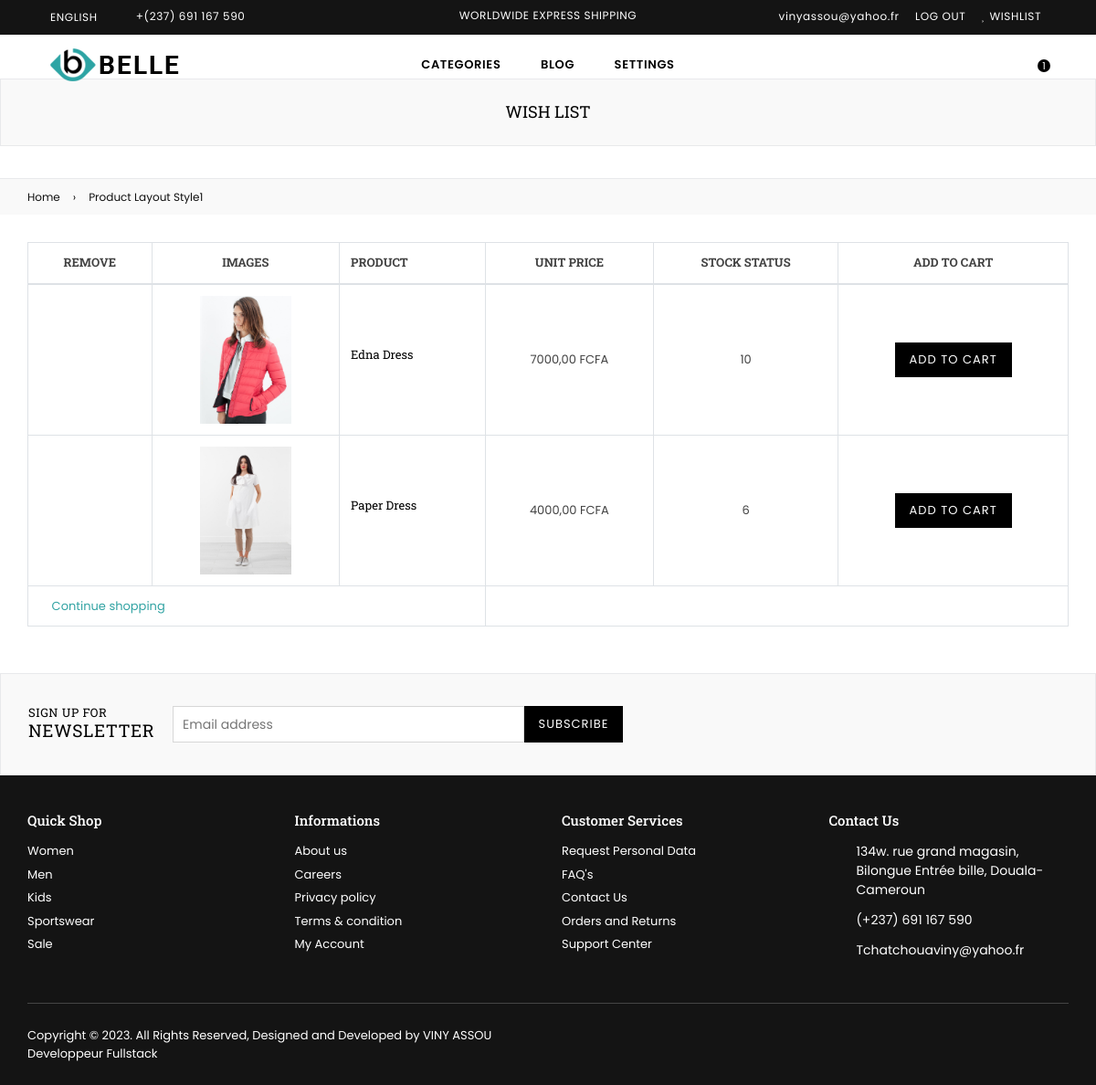
Screenshot of /wishlist/ (signed in) with the database file from the repository.
### Ecommerce/models.py (models this page shows, shortened)
class Product(models.Model):
    category = models.ForeignKey(Category, related_name='products',
                                 on_delete=models.CASCADE)
    name = models.CharField(max_length=200, db_index=True)
    slug = models.SlugField(max_length=200, db_index=True)
    image1 = models.ImageField(upload_to='products/', blank=True, null=True)
    image2 = models.ImageField(upload_to='products/', blank=True, null=True)
    description = models.TextField(blank=True)
    price = models.DecimalField(max_digits=10, decimal_places=2)
    priceReduction = models.DecimalField(max_digits=10, decimal_places=2)
    available = models.BooleanField(default=True)
    stock = models.PositiveIntegerField(default=0)
    size = models.CharField(max_length=20, blank=True, null=True)
    created = models.DateTimeField(auto_now_add=True)
    updated = models.DateTimeField(auto_now=True)
    class Meta:
        ordering = ('name',)
        index_together = (('id', 'slug'),)

### Ecommerce/views.py (the view)
# urls.py: path('wishlist/', view_wishlist, name='wishlist'),
def view_wishlist(request):
    wishlist, created = Wishlist.objects.get_or_create(user=request.user)
    return render (request, 'wishlist.html', {'wishlist': wishlist})

### Ecommerce/context_processors.py (called while the page is built)
def totalitem(request):
    totalitem = 0
    carts = Cart.objects.filter(user=request.user.id)
    if request.user.is_authenticated:
            totalitem = len(Cart.objects.filter(user=request.user.id))
    return {'totalitem': totalitem}

### cart/context_processors.py (called while the page is built)
def cart(request):
    return {'cart': Cart(request)}

### templates/wishlist.html (shortened to what this page needs)
{% extends "master.html" %}
{% load static %}
{% block content %}
{% include 'partials/header.html' %}
     <div id="page-content" class="mt-5">
    	<div class="page section-header text-center">
			<div class="page-title">
        		<div class="wrapper"><h1 class="page-width">Wish List</h1></div>
      		</div>
		</div>
              <div class="bredcrumbWrap">
                <div class="container breadcrumbs">
                    <a href="{% url 'Ecommerce:home' %}" title="Back to the home page">Home</a><span aria-hidden="true">›</span><span>Product Layout Style1</span>
                </div>
            </div>
        <div class="container">
        	<div class="row">
                <div class="col-12 col-sm-12 col-md-12 col-lg-12 main-col">
                	<form action="#">
                        <div class="wishlist-table table-content table-responsive">
                            <table class="table table-bordered">
                                <thead>
                                    <tr>
                                    	<th class="product-name text-center alt-font">Remove</th>
                                        <th class="product-price text-center alt-font">Images</th>
                                        <th class="product-name alt-font">Product</th>
                                        <th class="product-price text-center alt-font">Unit Price</th>
                                        <th class="stock-status text-center alt-font">Stock Status</th>
                                        <th class="product-subtotal text-center alt-font">Add to Cart</th>
                                    </tr>
                                </thead>
                                <tbody>
                                    {% if wishlist.products.all %}
                                    {% for product in wishlist.products.all %}
                                    <tr>
                                    	<td class="product-remove text-center" valign="middle"><a href="{% url 'Ecommerce:remove_from_wishlist' product.id %}"><i class="icon icon anm anm-times-l"></i></a></td>
                                        <td class="product-thumbnail text-center">
                                            <a href="#"><img src="{{ product.image1.url }}" alt="" title="" /></a>
                                        </td>
                                        <td class="product-name"><h4 class="no-margin"><a href="#">{{ product.name }}</a></h4></td>
                                        <td class="product-price text-center"><span class="amount">{{ product.price }} FCFA</span></td>
                                        <td class="stock text-center">
                                            <span class="in-stock">{{ product.stock }}</span>
                                        </td>
                                        <td class="product-subtotal text-center">
                                              <form  action="{% url "Ecommerce:add_to_cart" %}" method="post">
                                                    <button class="btn btn-small" type="submit" tabindex="0">Add To Cart</button>
                                            </form>
                                        </td>
                                    </tr>
                                    {% endfor %}
                                    {% else %}
                                    <p>Your wishlist is empty.</p>
                                    {%endif %}
                                </tbody>
                                <tfoot
                                >
                                    <tr>
                                        <td colspan="3" class="text-left"><a href="{% url 'Ecommerce:home' %}" class="btn--link cart-continue"><i class="icon icon-arrow-circle-left"></i> Continue shopping</a></td>
                                        <td colspan="3" class="text-right"><button type="submit" name="update" class="btn--link cart-update"></button></td>
                                    </tr>
                                </tfoot>
                            </table>
                        </div>
                    </form>
               	</div>
            </div>
        </div>
    </div>
{% endblock %}

### Ecommerce/templates/partials/navbar.html (shortened to what this page needs)
{% load static %}
    <div class="top-header">
        <div class="container-fluid">
            <div class="row">
            	<div class="col-10 col-sm-8 col-md-5 col-lg-4">
                    <div class="language-dropdown">
                        <span class="language-dd">English</span>
                    </div>
                    <p class="phone-no"><i class="anm anm-phone-s"></i> +(237) 691 167 590</p>
                </div>
                <div class="col-sm-4 col-md-4 col-lg-4 d-none d-lg-none d-md-block d-lg-block">
                	<div class="text-center"><p class="top-header_middle-text"> Worldwide Express Shipping</p></div>
                </div>
                <div class="col-2 col-sm-4 col-md-3 col-lg-4 text-right">
                    <ul class="customer-links list-inline">
                        {% if user.is_authenticated %}
                        <li><a href="{% url 'accountss:profile' %}"><span class="text-lowercase mr-1">{{ user.email }}</span></a></li>
                        <li><a href="{% url 'accountss:logout' %}"><span class="mr-1">Log Out</span></a></li>
                        {% else %}
                        <li><a href="{% url 'accountss:login' %}"><span class="mr-1">Log In</span></a></li>
                        <li> <a href="{% url 'accountss:register' %}"><i class="fa fa-user mr-1" style="margin-top: -2px; margin-right: 1px;"></i>Create Account</a> </li>
                        {% endif %}
                        <li><a href="{% url 'Ecommerce:wishlist' %}"><i class="fa fa-heart mr-1" style="margin-top: -2px; margin-right: 1px;"></i>Wishlist</a></li>
                    </ul>
                </div>
            </div>
        </div>
    </div>

### rows the page displays
Product: image1 (picture), name "Edna Dress", price "7000,00", stock "10"
Product: image1 (picture), name "Paper Dress", price "4000,00", stock "6"

### other values shown
{{ user.email }} "vinyassou@yahoo.fr"
{{ totalitem }} "1"
